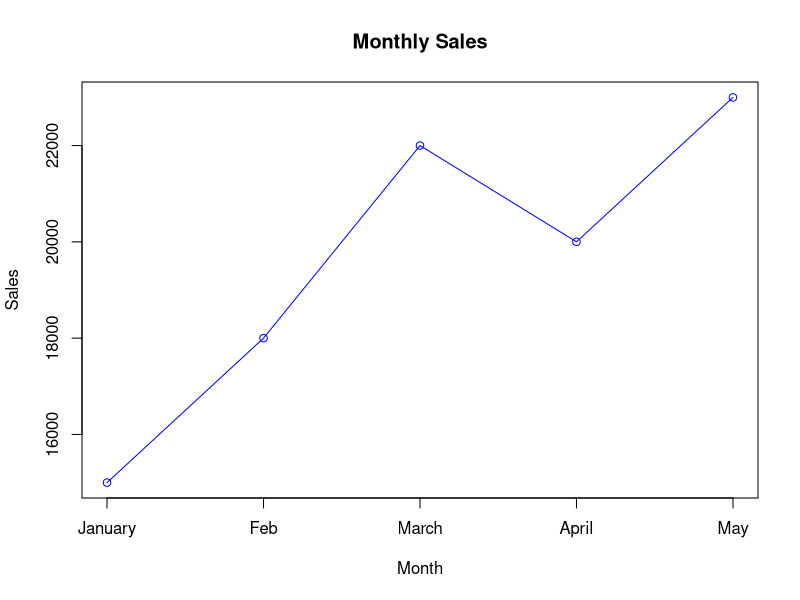

The R script that drew this image:
Sales <- c(15000,18000,22000,20000,23000)  
Month <- c("January","Feb","March","April","May")  
sales_data <- data.frame(Month, Sales)
plot(1:5,sales_data$Sales, type = "o", 
     col = "blue", xaxt="n",xlab = "Month", ylab = "Sales",
     main = "Monthly Sales")
axis(1,at=1:5,labels=sales_data$Month)